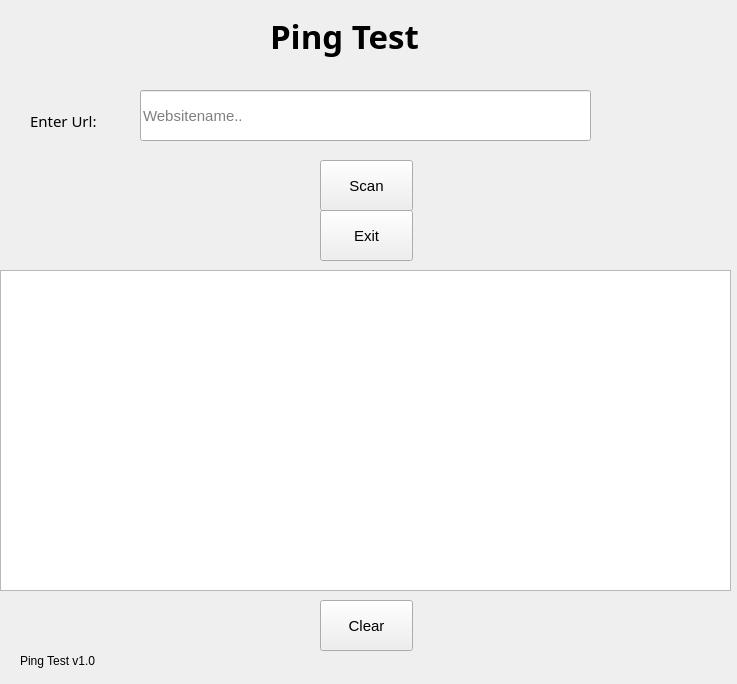
<?xml version="1.0" encoding="UTF-8"?>
<ui version="4.0">
 <class>Form</class>
 <widget class="QWidget" name="Form">
  <property name="geometry">
   <rect>
    <x>0</x>
    <y>0</y>
    <width>737</width>
    <height>684</height>
   </rect>
  </property>
  <property name="windowTitle">
   <string>Form</string>
  </property>
  <widget class="QLabel" name="label_v">
   <property name="geometry">
    <rect>
     <x>20</x>
     <y>650</y>
     <width>101</width>
     <height>21</height>
    </rect>
   </property>
   <property name="font">
    <font>
     <pointsize>9</pointsize>
    </font>
   </property>
   <property name="text">
    <string>Ping Test v1.0</string>
   </property>
  </widget>
  <widget class="QLabel" name="label_2">
   <property name="geometry">
    <rect>
     <x>30</x>
     <y>100</y>
     <width>91</width>
     <height>41</height>
    </rect>
   </property>
   <property name="font">
    <font>
     <family>MS Reference Sans Serif</family>
     <pointsize>11</pointsize>
    </font>
   </property>
   <property name="text">
    <string>Enter Url:</string>
   </property>
  </widget>
  <widget class="QLabel" name="label_banner">
   <property name="geometry">
    <rect>
     <x>270</x>
     <y>0</y>
     <width>201</width>
     <height>71</height>
    </rect>
   </property>
   <property name="font">
    <font>
     <family>Montserrat SemiBold</family>
     <pointsize>25</pointsize>
     <weight>75</weight>
     <bold>true</bold>
    </font>
   </property>
   <property name="text">
    <string>Ping Test</string>
   </property>
  </widget>
  <widget class="QPushButton" name="scan_btn">
   <property name="geometry">
    <rect>
     <x>320</x>
     <y>160</y>
     <width>93</width>
     <height>51</height>
    </rect>
   </property>
   <property name="font">
    <font>
     <pointsize>11</pointsize>
    </font>
   </property>
   <property name="text">
    <string>Scan</string>
   </property>
  </widget>
  <widget class="QPushButton" name="exit_btn">
   <property name="geometry">
    <rect>
     <x>320</x>
     <y>210</y>
     <width>93</width>
     <height>51</height>
    </rect>
   </property>
   <property name="font">
    <font>
     <pointsize>11</pointsize>
    </font>
   </property>
   <property name="text">
    <string>Exit</string>
   </property>
  </widget>
  <widget class="QTextEdit" name="txt">
   <property name="geometry">
    <rect>
     <x>0</x>
     <y>270</y>
     <width>731</width>
     <height>321</height>
    </rect>
   </property>
   <property name="font">
    <font>
     <pointsize>9</pointsize>
    </font>
   </property>
   <property name="readOnly">
    <bool>true</bool>
   </property>
  </widget>
  <widget class="QLineEdit" name="url">
   <property name="geometry">
    <rect>
     <x>140</x>
     <y>90</y>
     <width>451</width>
     <height>51</height>
    </rect>
   </property>
   <property name="font">
    <font>
     <pointsize>11</pointsize>
    </font>
   </property>
   <property name="placeholderText">
    <string>Websitename..</string>
   </property>
   <property name="clearButtonEnabled">
    <bool>true</bool>
   </property>
  </widget>
  <widget class="QPushButton" name="clear_btn">
   <property name="geometry">
    <rect>
     <x>320</x>
     <y>600</y>
     <width>93</width>
     <height>51</height>
    </rect>
   </property>
   <property name="font">
    <font>
     <pointsize>11</pointsize>
    </font>
   </property>
   <property name="text">
    <string>Clear</string>
   </property>
  </widget>
 </widget>
 <resources/>
 <connections/>
</ui>
